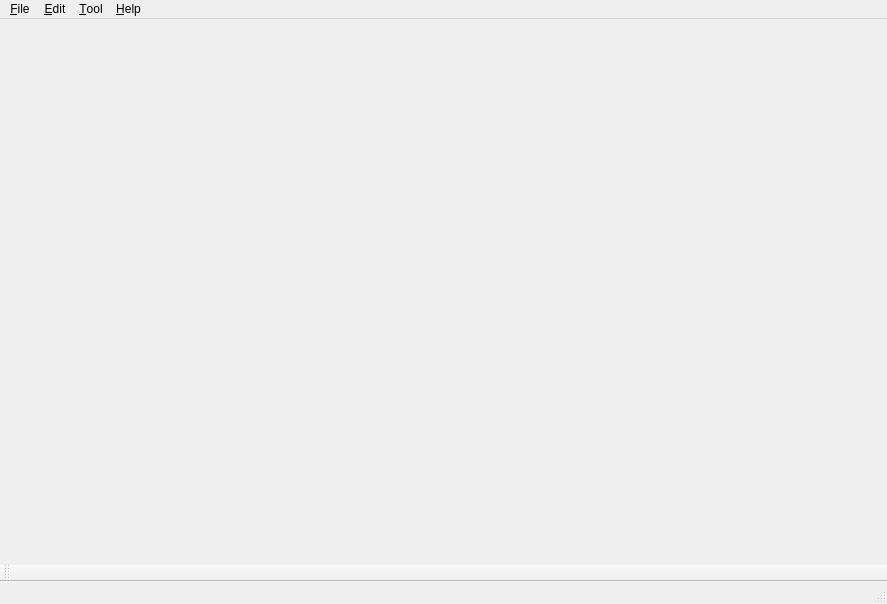
<?xml version="1.0" encoding="UTF-8"?>
<ui version="4.0">
 <class>MainWindow</class>
 <widget class="QMainWindow" name="MainWindow">
  <property name="geometry">
   <rect>
    <x>0</x>
    <y>0</y>
    <width>887</width>
    <height>604</height>
   </rect>
  </property>
  <property name="windowTitle">
   <string>ShadowBlade</string>
  </property>
  <widget class="QWidget" name="centralWidget"/>
  <widget class="QMenuBar" name="menuBar">
   <property name="geometry">
    <rect>
     <x>0</x>
     <y>0</y>
     <width>887</width>
     <height>21</height>
    </rect>
   </property>
   <widget class="QMenu" name="menu_File">
    <property name="title">
     <string>&amp;File</string>
    </property>
    <addaction name="actionConnect_host"/>
    <addaction name="actionListen_on_Port"/>
    <addaction name="separator"/>
    <addaction name="action_Quit"/>
   </widget>
   <widget class="QMenu" name="menu_Help">
    <property name="title">
     <string>&amp;Edit</string>
    </property>
    <addaction name="action_Setting"/>
   </widget>
   <widget class="QMenu" name="menu_Help_2">
    <property name="title">
     <string>&amp;Help</string>
    </property>
    <addaction name="action_Tips"/>
    <addaction name="action_About"/>
   </widget>
   <widget class="QMenu" name="menu_Tool">
    <property name="title">
     <string>&amp;Tool</string>
    </property>
    <addaction name="action_Connect_Test"/>
    <addaction name="action_Server_Config"/>
    <addaction name="separator"/>
    <addaction name="actionOption"/>
   </widget>
   <addaction name="menu_File"/>
   <addaction name="menu_Help"/>
   <addaction name="menu_Tool"/>
   <addaction name="menu_Help_2"/>
  </widget>
  <widget class="QToolBar" name="mainToolBar">
   <attribute name="toolBarArea">
    <enum>BottomToolBarArea</enum>
   </attribute>
   <attribute name="toolBarBreak">
    <bool>true</bool>
   </attribute>
  </widget>
  <widget class="QStatusBar" name="statusBar"/>
  <action name="actionConnect_host">
   <property name="text">
    <string>&amp;Connect host</string>
   </property>
  </action>
  <action name="actionListen_on_Port">
   <property name="text">
    <string>&amp;Listen on Port</string>
   </property>
  </action>
  <action name="action_Setting">
   <property name="text">
    <string>&amp;Setting</string>
   </property>
  </action>
  <action name="actionServer_Config">
   <property name="text">
    <string>&amp;Server Config</string>
   </property>
  </action>
  <action name="action_Quit">
   <property name="text">
    <string>&amp;Quit</string>
   </property>
  </action>
  <action name="action_Tips">
   <property name="text">
    <string>&amp;Tips</string>
   </property>
  </action>
  <action name="action_About">
   <property name="text">
    <string>&amp;About</string>
   </property>
  </action>
  <action name="action_Connect_Test">
   <property name="text">
    <string>&amp;Connect Test</string>
   </property>
  </action>
  <action name="action_Server_Config">
   <property name="text">
    <string>&amp;Server Config</string>
   </property>
  </action>
  <action name="actionOption">
   <property name="text">
    <string>Option</string>
   </property>
  </action>
 </widget>
 <layoutdefault spacing="6" margin="11"/>
 <resources/>
 <connections/>
</ui>
